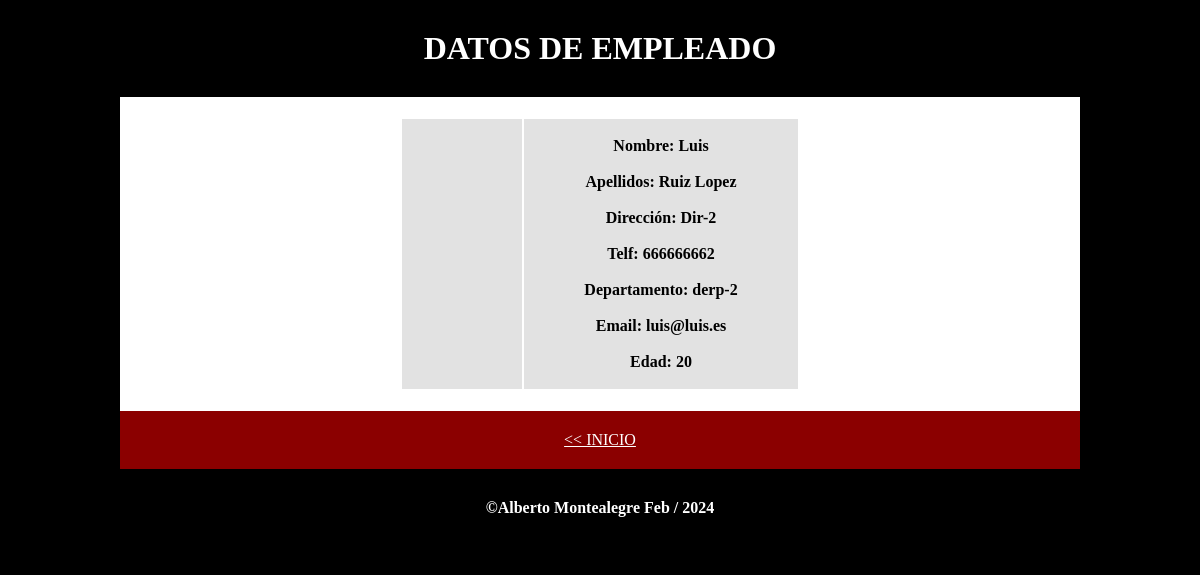
/datos.php?id=2, run on the app's committed database.
### tables this page shows
CREATE TABLE `empleados` (
  `id` int(11) NOT NULL,
  `nombre` varchar(50) NOT NULL,
  `apellidos` varchar(50) NOT NULL,
  `direccion` varchar(50) NOT NULL,
  `telefono` varchar(15) NOT NULL,
  `departamento` varchar(50) NOT NULL,
  `email` varchar(50) NOT NULL,
  `edad` tinyint(4) NOT NULL,
  `foto` varchar(100) NOT NULL
);

### datos.php (the view, shortened to what this page needs)
<!doctype html>
<html lang="en">
<head>
    <link rel="stylesheet" href="style.css">
</head>
<body>
<h1>DATOS DE EMPLEADO</h1>
<div class="content">
    <table>
        <?php
        $id = $_GET["id"];
        $cn=mysqli_connect("localhost","root","");
        mysqli_select_db($cn, "bd_pruebas") or die("No se encuentra la BBDD");
        mysqli_set_charset($cn,"utf8");
        $consulta="select * from empleados where id =".$id;
        $resultado=mysqli_query($cn,$consulta);
        while ($fila = $resultado->fetch_assoc()) {
            echo '<tr>';
                echo '<td>';
                echo '</td>';
                echo '<td>';
                echo '</br>Nombre: '. $fila['nombre'] .'</br></br>';
                echo 'Apellidos: '. $fila['apellidos'] .'</br></br>';
                echo 'Dirección: '. $fila['direccion'] .'</br></br>';
                echo 'Telf: '. $fila['telefono'] .'</br></br>';
                echo 'Departamento: '. $fila['departamento'] .'</br></br>';
                echo 'Email: '. $fila['email'] .'</br></br>';
                echo 'Edad: '. $fila['edad'] .'</br></br>';
                echo '</td>';
            echo '</tr>';
        }
        ?>
    </table>
    <a href="inicio.php"><< INICIO</a>
</div>
<h4> &copy;Alberto Montealegre <?= date('M').' / '.date('Y') ?></h4>
</body>
</html>

### style.css (style rules this page uses)
* { padding: 0px; margin: 0px; box-sizing: border-box; }
body { width: 100%; background-color: black; }
.content { width: 80%; margin: 0 auto; background-color: white; display: flex; flex-direction: column; text-align: center; justify-content: center; }
h1,h4 { width: 100%; padding: 30px; background-color: black; color: white; text-align: center; }
table { margin: 20px auto; }
tr, tr a { padding: 0px 0px; background-color: #e2e2e2; transition: all 500ms; }
td { padding: 0px 60px; font-weight: bold; font-size: 16px; }
a, input[type="submit"], input[type="file"] { background-color: darkred; color: white; padding: 20px; transition: all 500ms; }

### data on the page
empleados: nombre "Luis", apellidos "Ruiz Lopez", direccion "Dir-2", telefono "666666662", departamento "derp-2", email "luis@luis.es", edad "20"
